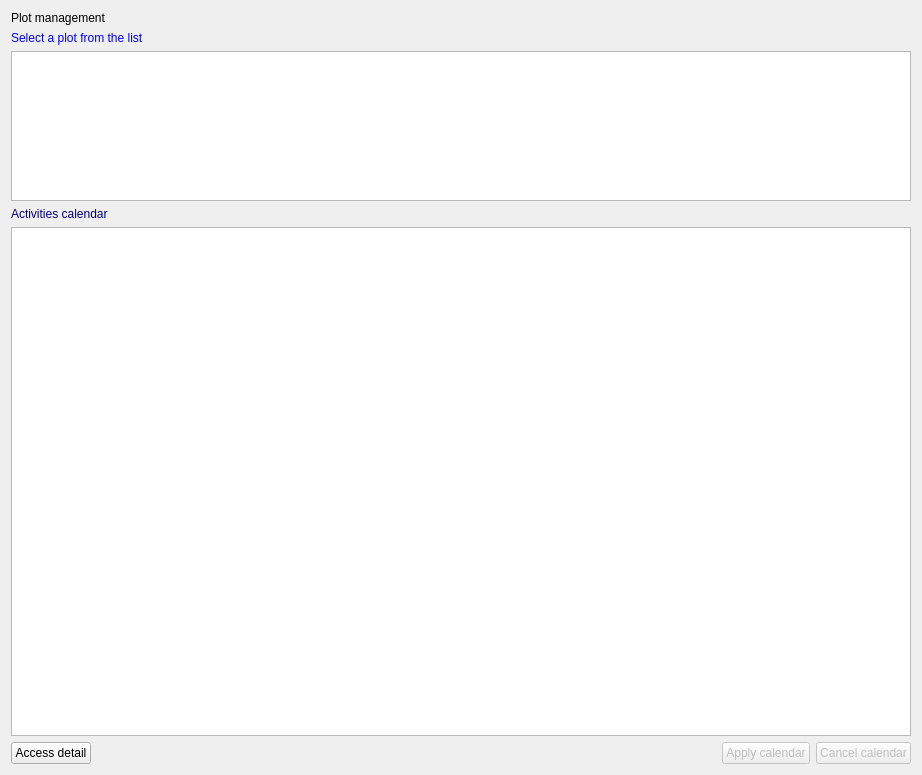
<?xml version="1.0" encoding="UTF-8"?>
<ui version="4.0">
 <class>plotlabour</class>
 <widget class="QWidget" name="plotlabour">
  <property name="geometry">
   <rect>
    <x>0</x>
    <y>0</y>
    <width>922</width>
    <height>775</height>
   </rect>
  </property>
  <property name="toolTip">
   <string/>
  </property>
  <layout class="QVBoxLayout" name="verticalLayout_4">
   <item>
    <widget class="QLabel" name="Label16">
     <property name="enabled">
      <bool>true</bool>
     </property>
     <property name="palette">
      <palette>
       <active>
        <colorrole role="WindowText">
         <brush brushstyle="SolidPattern">
          <color alpha="255">
           <red>0</red>
           <green>0</green>
           <blue>0</blue>
          </color>
         </brush>
        </colorrole>
       </active>
       <inactive>
        <colorrole role="WindowText">
         <brush brushstyle="SolidPattern">
          <color alpha="255">
           <red>0</red>
           <green>0</green>
           <blue>0</blue>
          </color>
         </brush>
        </colorrole>
       </inactive>
       <disabled>
        <colorrole role="WindowText">
         <brush brushstyle="SolidPattern">
          <color alpha="255">
           <red>0</red>
           <green>0</green>
           <blue>0</blue>
          </color>
         </brush>
        </colorrole>
       </disabled>
      </palette>
     </property>
     <property name="toolTip">
      <string/>
     </property>
     <property name="text">
      <string>Plot management</string>
     </property>
    </widget>
   </item>
   <item>
    <layout class="QVBoxLayout" name="verticalLayout_3">
     <item>
      <widget class="QLabel" name="Label1">
       <property name="enabled">
        <bool>true</bool>
       </property>
       <property name="palette">
        <palette>
         <active>
          <colorrole role="WindowText">
           <brush brushstyle="SolidPattern">
            <color alpha="255">
             <red>0</red>
             <green>0</green>
             <blue>255</blue>
            </color>
           </brush>
          </colorrole>
         </active>
         <inactive>
          <colorrole role="WindowText">
           <brush brushstyle="SolidPattern">
            <color alpha="255">
             <red>0</red>
             <green>0</green>
             <blue>255</blue>
            </color>
           </brush>
          </colorrole>
         </inactive>
         <disabled>
          <colorrole role="WindowText">
           <brush brushstyle="SolidPattern">
            <color alpha="255">
             <red>0</red>
             <green>0</green>
             <blue>255</blue>
            </color>
           </brush>
          </colorrole>
         </disabled>
        </palette>
       </property>
       <property name="toolTip">
        <string/>
       </property>
       <property name="text">
        <string>Select a plot from the list</string>
       </property>
      </widget>
     </item>
     <item>
      <widget class="QTableView" name="AdvListView1">
       <property name="enabled">
        <bool>true</bool>
       </property>
       <property name="sizePolicy">
        <sizepolicy hsizetype="Expanding" vsizetype="Minimum">
         <horstretch>0</horstretch>
         <verstretch>0</verstretch>
        </sizepolicy>
       </property>
       <property name="maximumSize">
        <size>
         <width>16777215</width>
         <height>150</height>
        </size>
       </property>
       <property name="toolTip">
        <string/>
       </property>
      </widget>
     </item>
    </layout>
   </item>
   <item>
    <layout class="QVBoxLayout" name="verticalLayout_2">
     <item>
      <widget class="QLabel" name="Label2">
       <property name="enabled">
        <bool>true</bool>
       </property>
       <property name="palette">
        <palette>
         <active>
          <colorrole role="WindowText">
           <brush brushstyle="SolidPattern">
            <color alpha="255">
             <red>0</red>
             <green>0</green>
             <blue>128</blue>
            </color>
           </brush>
          </colorrole>
         </active>
         <inactive>
          <colorrole role="WindowText">
           <brush brushstyle="SolidPattern">
            <color alpha="255">
             <red>0</red>
             <green>0</green>
             <blue>128</blue>
            </color>
           </brush>
          </colorrole>
         </inactive>
         <disabled>
          <colorrole role="WindowText">
           <brush brushstyle="SolidPattern">
            <color alpha="255">
             <red>0</red>
             <green>0</green>
             <blue>128</blue>
            </color>
           </brush>
          </colorrole>
         </disabled>
        </palette>
       </property>
       <property name="toolTip">
        <string/>
       </property>
       <property name="text">
        <string>Activities calendar</string>
       </property>
      </widget>
     </item>
     <item>
      <widget class="QTableView" name="AdvListView4">
       <property name="enabled">
        <bool>true</bool>
       </property>
       <property name="toolTip">
        <string>Right click to set additional information </string>
       </property>
      </widget>
     </item>
    </layout>
   </item>
   <item>
    <layout class="QHBoxLayout" name="horizontalLayout">
     <item>
      <widget class="QPushButton" name="cmddetails">
       <property name="text">
        <string>Access detail</string>
       </property>
      </widget>
     </item>
     <item>
      <spacer name="horizontalSpacer">
       <property name="orientation">
        <enum>Qt::Horizontal</enum>
       </property>
       <property name="sizeHint" stdset="0">
        <size>
         <width>40</width>
         <height>20</height>
        </size>
       </property>
      </spacer>
     </item>
     <item>
      <widget class="QPushButton" name="BitBtn5">
       <property name="enabled">
        <bool>false</bool>
       </property>
       <property name="toolTip">
        <string>Apply to set additional info</string>
       </property>
       <property name="text">
        <string>Apply calendar</string>
       </property>
       <property name="icon">
        <iconset resource="../images.qrc">
         <normaloff>:/images/apply.png</normaloff>:/images/apply.png</iconset>
       </property>
       <property name="flat">
        <bool>false</bool>
       </property>
      </widget>
     </item>
     <item>
      <widget class="QPushButton" name="BitBtn1">
       <property name="enabled">
        <bool>false</bool>
       </property>
       <property name="toolTip">
        <string/>
       </property>
       <property name="text">
        <string>Cancel calendar</string>
       </property>
       <property name="icon">
        <iconset resource="../images.qrc">
         <normaloff>:/images/cancel.png</normaloff>:/images/cancel.png</iconset>
       </property>
       <property name="flat">
        <bool>false</bool>
       </property>
      </widget>
     </item>
    </layout>
   </item>
  </layout>
 </widget>
 <resources>
  <include location="../images.qrc"/>
 </resources>
 <connections/>
</ui>
